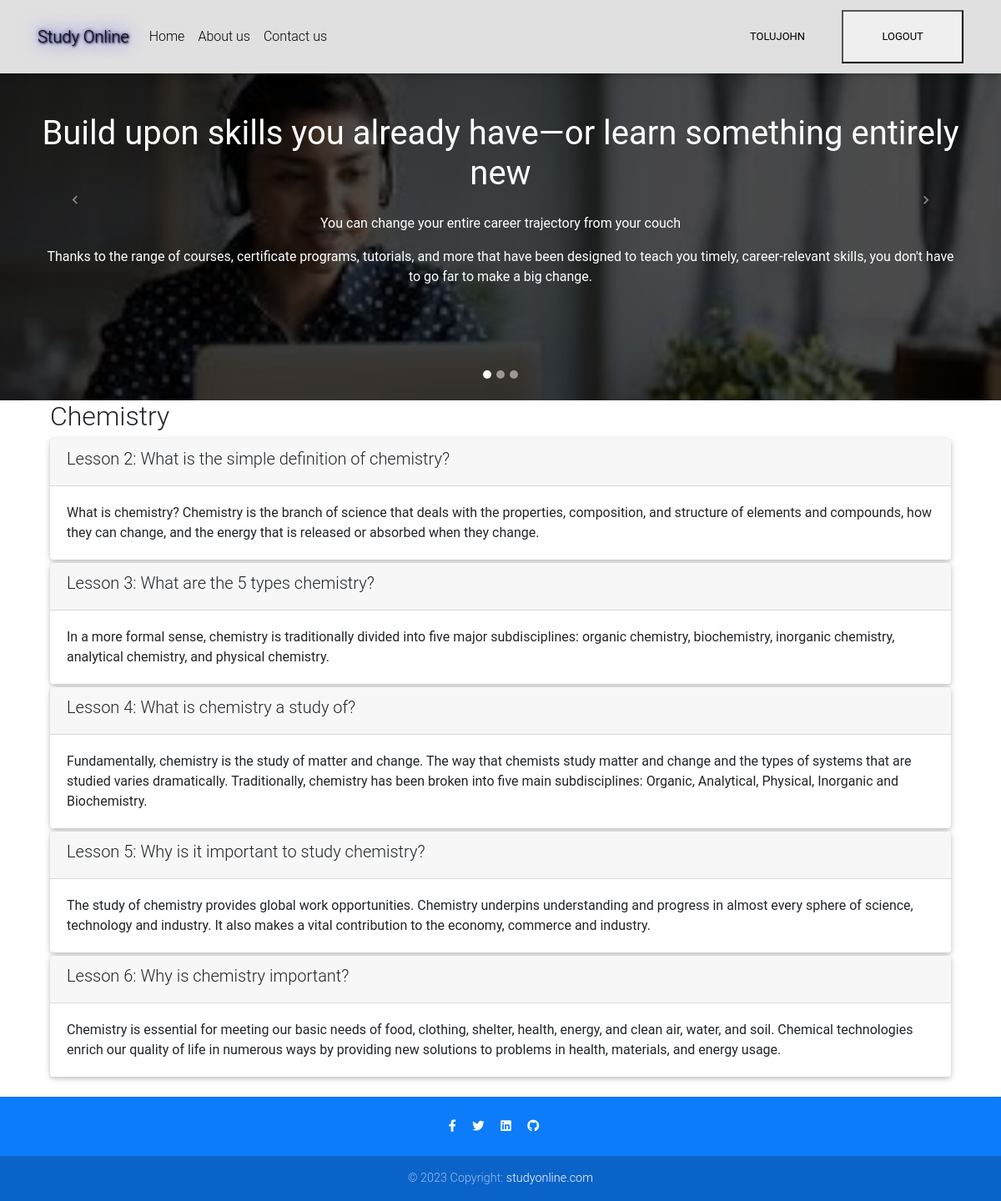
The page /10/ (signed in) on the database its author committed.
### studyonline/models.py (models this page shows, shortened)
class Course(models.Model):
    name = models.CharField(null=False, max_length=30, default='online course')
    image = models.ImageField(upload_to='course_images/')
    description = models.CharField(max_length=1000)
    pub_date = models.DateField(null=True)
    instructors = models.ManyToManyField(Instructor)
    users = models.ManyToManyField(settings.AUTH_USER_MODEL, through='Enrollment')
    total_enrollment = models.IntegerField(default=0)
    is_enrolled = False

class Lesson(models.Model):
    title = models.CharField(max_length=200, default="title")
    order = models.IntegerField(default=0)
    course = models.ForeignKey(Course, on_delete=models.CASCADE)
    content = models.TextField()

### studyonline/views.py (the view)
# urls.py: path('<int:pk>/', views.CourseDetailView.as_view(), name='course_details'),
class CourseDetailView(generic.DetailView):
    model = Course
    template_name = 'studyonline/course_detail_bootstrap.html'

### studyonline/templates/studyonline/course_detail_bootstrap.html (shortened to what this page needs)
{% extends 'studyonline/base.html' %}
{% block course_details %}
<div class="container-fluid">
    <h2>{{ course.name }}</h2>
    <div class="card-columns-vertical">
        {% for lesson in course.lesson_set.all %}
            <div class="card mt-1">
                <div class="card-header"><h5>Lesson {{lesson.order|add:1}}: {{lesson.title}}</h5></div>
                <div class="card-body">{{lesson.content}}</div>
            </div>
        {% endfor %}
    </div>
</div>
{% endblock %}

### studyonline/templates/studyonline/base.html (shortened to what this page needs)
{% load static %}
<!DOCTYPE html>
<html lang="en">
<head>
  <link rel="stylesheet" href="https://use.fontawesome.com/releases/v5.11.2/css/all.css">
  <link rel="stylesheet" href="https://maxcdn.bootstrapcdn.com/bootstrap/4.5.2/css/bootstrap.min.css">
  <link href="{% static 'css/bootstrap.min.css' %}" rel="stylesheet">
  <link href="{% static 'css/mdb.min.css' %}" rel="stylesheet">
  <link href="{% static 'css/style.min.css' %}" rel="stylesheet">
  <link href="{% static 'css/main.css' %}" rel="stylesheet" media="screen" type="text/css">
</head>
<body>
  <nav class="navbar fixed-top navbar-expand-lg navbar-light bg-light white scrolling-navbar">
    <div class="container">
      <div class="navbar-header">
        <a class="navbar-brand" href="{% url 'studyonline:index' %}" style="color: light blue;
text-shadow: 1px 1px 2px black, 0 0 25px blue, 0 0 5px darkblue;">Study Online</a>
      </div>
      <div class="collapse navbar-collapse" id="navbarSupportedContent">
        <ul class="navbar-nav mr-auto">
          <li class="nav-item">
            <a class="nav-link waves-effect" href="{% url 'studyonline:index' %}">Home
            </a>
          </li>
          <li class="nav-item">
            <a class="nav-link waves-effect" href="{% url 'studyonline:about' %}">About us</a>
          </li>
          <li class="nav-item">
            <a class="nav-link waves-effect" href="{% url 'studyonline:contact' %}">Contact us</a>
          </li>
        </ul>
        <ul class="nav navbar-nav navbar-right">
          {% if user.is_authenticated %}
          <li>
            <a class="btn btn-link" href="#">{{ user.first_name }} {{ user.username|capfirst }}</a>
            <button><a class="btn btn-link" href="{% url 'studyonline:logout' %}">Logout</a></button>
          </li>
          {% endif %}
        </ul>
      </div>
    </div>
  </nav>
  {% include 'studyonline/slideshow.html' %}
  <main>
    <div class="container">
            {% block course_details %}
            {% endblock %}
    </div>
  </main>
  <footer style="background-color: #0d7cfa;" class="page-footer text-center font-small mt-4 wow fadeIn">
    <hr class="my-4">
    <div class="pb-4">
      <a href="https://web.facebook.com/OlagbileCode" target="_blank">
        <i class="fab fa-facebook-f mr-3"></i>
      </a>
      <a href="https://twitter.com/Tolujoh_n" target="_blank">
        <i class="fab fa-twitter mr-3"></i>
      </a>
      <a href="https://www.linkedin.com/in/tolu-john-028060241/" target="_blank">
        <i class="fab fa-linkedin mr-3"></i>
      </a>
      <a href="https://github.com/Tolujoh-n" target="_blank">
        <i class="fab fa-github mr-3"></i>
      </a>
    </div>
    <div class="footer-copyright py-3">
      © 2023 Copyright:
      <a href="{% url 'studyonline:index' %}" target="_blank">studyonline.com </a>
    </div>
  </footer>
</body>
</html>

### studyonline/static/css/main.css (style rules this page uses)
html, body, .view { height: 100%; }
.page-footer { background-color: #0d7cfa; }

### studyonline/templates/studyonline/base.html (style rules this page uses)
html, body, header, .carousel { height: 60vh; }

### rows shown on the page
Course: name "Chemistry"
Lesson: order|add "2", title "What is the simple definition of chemistry?", content "What is chemistry? Chemistry is the branch of science that deals with the properties, composition, and structure of elements and compounds, how they can change, and the energy that is released or absorbed when they change."
Lesson: order|add "3", title "What are the 5 types chemistry?", content "In a more formal sense, chemistry is traditionally divided into five major subdisciplines: organic chemistry, biochemistry, inorganic chemistry, analytical chemistry, and physical chemistry."
Lesson: order|add "4", title "What is chemistry a study of?", content "Fundamentally, chemistry is the study of matter and change. The way that chemists study matter and change and the types of systems that are studied varies dramatically. Traditionally, chemistry has been broken into five main subdisciplines: Organic, Analytical, Physical, Inorganic and Biochemistry."
Lesson: order|add "5", title "Why is it important to study chemistry?", content "The study of chemistry provides global work opportunities. Chemistry underpins understanding and progress in almost every sphere of science, technology and industry. It also makes a vital contribution to the economy, commerce and industry."
Lesson: order|add "6", title "Why is chemistry important?", content "Chemistry is essential for meeting our basic needs of food, clothing, shelter, health, energy, and clean air, water, and soil. Chemical technologies enrich our quality of life in numerous ways by providing new solutions to problems in health, materials, and energy usage."

### other values the page prints
{{ user.username|capfirst }} "TOLUJOHN"
